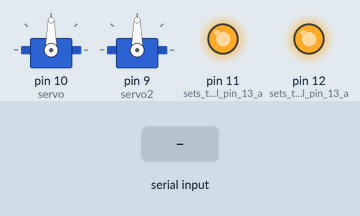
Recording of a sketch running on a simulated Arduino Uno, built with avr-gcc and run on an emulated ATmega328P. Shown: 2 × servo, output pins drawn as LEDs (lit = HIGH). The inputs (shaded band) are chosen by the test bench. What the sketch prints to the serial monitor is not drawn.

Above: at 1.2 s.
1.3 s: "1\n" received over Serial
At 1.82 s:
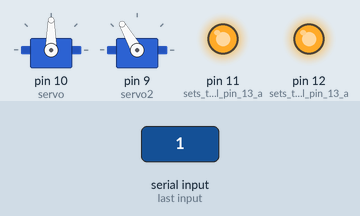
3.8 s: "2\n" received over Serial
At 4.5 s:
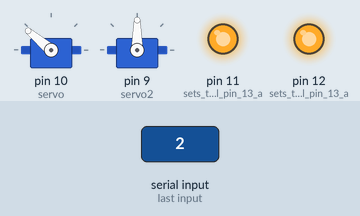
5.3 s: "3\n" received over Serial
At 5.6 s:
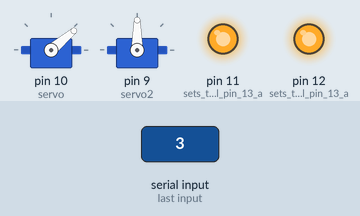
6.8 s: "5\n" received over Serial
At 8.0 s:
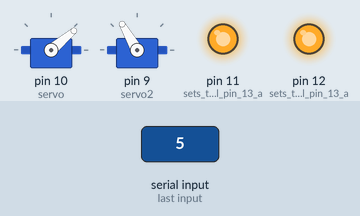
8.3 s: "2\n" received over Serial
At 9.1 s:
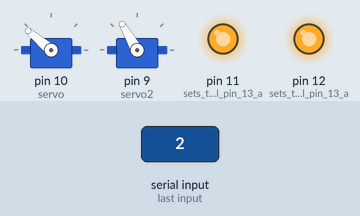
9.8 s: "4\n" received over Serial
At 10.3 s:
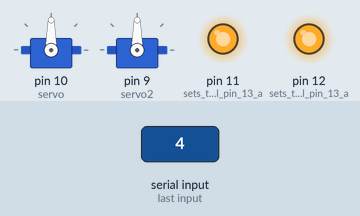
Timing chart, 0 to 12.3 s (numbered marks = the images above; inputs shaded):
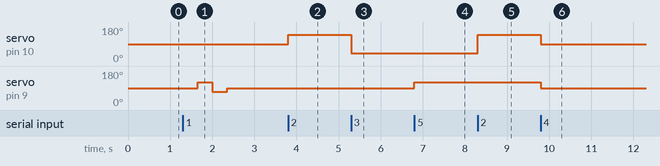

Measured:
- after the input at 1.3 s, servo on pin 9 (servo2): 90° → 120° after 0.35 s, → 70° 0.35 s later, → 90° 0.35 s later
- after the input at 3.8 s, servo on pin 10 (servo): 90° → 140° at once
- after the input at 5.3 s, servo on pin 10 (servo): 140° → 40° at once
- after the input at 6.8 s, servo on pin 9 (servo2): 90° → 120° at once
- after the input at 8.3 s, servo on pin 10 (servo): 40° → 140° at once
- after the input at 9.8 s, servo on pin 10 (servo): 140° → 90° at once; servo on pin 9 (servo2): 120° → 90° at once

The sketch:

arduinoServo.ino
```cpp
#include <Servo.h>

Servo servo; // servo object representing the MG 996R servo
Servo servo2; // servo object representing the MG 996R servo

int x;
int y;

void setup() {
  Serial.begin(115200);
  Serial.setTimeout(1);

  servo.attach(10); // servo is wired to Arduino on digital pin 10
  servo2.attach(9); // servo is wired to Arduino on digital pin 9

  pinMode(11, OUTPUT);    // sets the digital pin 13 as output
  pinMode(12, OUTPUT);    // sets the digital pin 13 as output

  digitalWrite(11, HIGH); // sets the digital pin 13 on
  digitalWrite(12, HIGH); // sets the digital pin 13 on
}

void loop() {
  while (!Serial.available());
  x = Serial.readString().toInt();
  Serial.print(x);


  if (x == 1) {
    nod();
  }

  else if (x == 2) {
    lookLeft();
  }

  else if (x == 3) {
    lookRight();
  }

  else if (x == 4) {
    lookStraight();
  }

  else if (x == 5) {
    lookUp();
  }

  else if (x == 6) {
    lookDown();
  }

  else if (x == 7) {
    notNod();
  }

  else if (x == 11) {
    ledWhite();
  }

  else if (x == 12) {
    ledBlue();
  }

  else if (x == 13) {
    ledOff();
  }

  else if (x == 14) {
    ledAll();
  }
}


void ledAll() {
  digitalWrite(11, HIGH); // sets the digital pin 13 on
  digitalWrite(12, HIGH); // sets the digital pin 13 on
  delay(300); // wait for one second
}

void ledOff (){
  digitalWrite(11, LOW); // sets the digital pin 13 on
  digitalWrite(12, LOW);  // sets the digital pin 13 off
}

void ledWhite (){
  digitalWrite(11, HIGH); // sets the digital pin 13 on
  digitalWrite(12, LOW);  // sets the digital pin 13 off
}

void ledBlue (){
  digitalWrite(12, HIGH); // sets the digital pin 13 on
  digitalWrite(11, LOW);  // sets the digital pin 13 off
}

void nod () {
  lookStraight();
  lookUp();
  lookDown();
  lookStraight();
}

void notNod () {
  lookStraight();
  lookLeft();
  lookRight();
  lookStraight();
}


void lookUp () {
  servo2.write(120); // move MG996R's shaft to angle 0°
  delay(350); // wait for one second
}

void lookDown () {
  servo2.write(70); // move MG996R's shaft to angle 0°
  delay(350); // wait for one second
}

void lookLeft () {
  servo.write(140); // move MG996R's shaft to angle 0°
  delay(350); // wait for one second
}

void lookRight () {
  servo.write(40); // move MG996R's shaft to angle 0°
  delay(350); // wait for one second
}

void lookStraight () {
  servo.write(90); // move MG996R's shaft to angle 0°
  servo2.write(90); // move MG996R's shaft to angle 0°
  delay(350); // wait for one second
}
```
